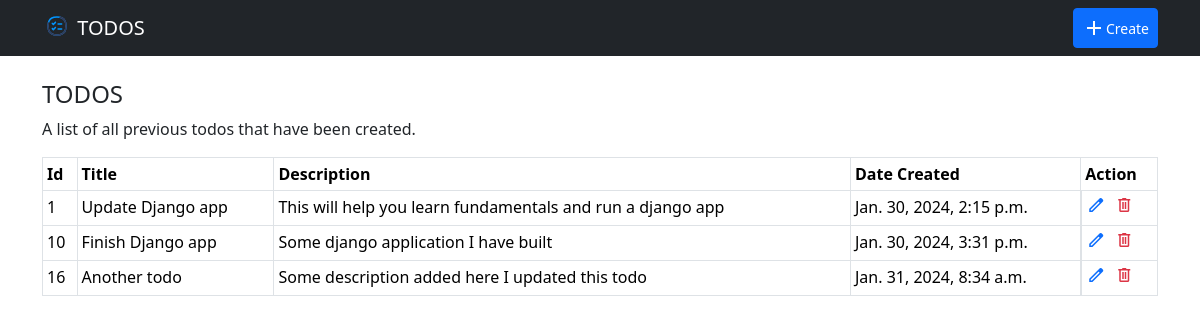
The page /todos/ on the database its author committed.
### todos/models.py (models this page shows)
class Todo(models.Model):
    title = models.CharField(max_length=255)
    description = models.TextField(max_length=8000)
    created_at = models.DateTimeField(default=timezone.now)

### todos/views.py (the view)
# urls.py: path('',views.index),
def index(request):
    todos = get_list_or_404(Todo)
    return render(request,"todos/home.html",{'todos':todos})

### todos/templates/todos/home.html (shortened to what this page needs)
{% extends "base.html" %}
{% block content %}
    <div class="row">
        <div class="col-12">
            <h4>TODOS</h4>
            <p>A list of all previous todos that have been created.</p>
        </div>
        <div class="col-12">
            <table class="table table-bordered table-sm">
                <thead>
                    <tr>
                        <th>Id</th>
                        <th>Title</th>
                        <th>Description</th>
                        <th>Date Created</th>
                        <th>Action</th>
                    </tr>
                </thead>
                <tbody>
                    {% for todo in todos %}
                        <tr>
                            <td>{{todo.id}}</td>
                            <td>{{todo.title}}</td>
                            <td>{{todo.description}}</td>
                            <td>{{todo.created_at}}</td>
                            <td class="hstack gap-2">
                                <a class="text-primary" href="{% url "todos:edit" todo.id %}" title="Edit todo"><span class="material-symbols-outlined fs-5">edit</span></a>
                                <a class="text-danger" href="#delete_modal_{{todo.id}}" data-bs-toggle="modal" data-bs-target="#delete_modal_{{todo.id}}" title="Delete todo"><span class="material-symbols-outlined fs-5">delete</span></a>
                            </td>
                        </tr>
                    {% endfor %}
                </tbody>
            </table>
        </div>
    </div>
{% endblock content %}

### templates/base.html (shortened to what this page needs)
{% load static %}
<!DOCTYPE html>
<html lang="en">
  <head>
    <link
      href="https://cdn.jsdelivr.net/npm/bootstrap@5.3.2/dist/css/bootstrap.min.css"
      rel="stylesheet"
    />
  </head>
  <body>
    <nav class="navbar bg-dark navbar-dark">
        <div class="container container-sm container-md container-lg ">
            <a class="navbar-brand" href="{% url "todos:home" %}">
            <img src="{% static "todos/images/logo.svg" %}" alt="Logo" width="30" height="24" class="d-inline-block align-text-top">
            TODOS
            </a>
            <div class="hstack justify-content-end col">
                <a class="btn btn-sm btn-primary hstack align-items-center" href="{% url "todos:create" %}">
                    <span class="material-symbols-outlined">add</span>
                    <span>Create</span>
                </a>
            </div>
        </div>
    </nav>
    <div class="container container-sm container-md container-lg mt-4">
      {% block content %}
      {% endblock %}
    </div>
  </body>
</html>

### rows shown on the page
Todo: id "1", title "Update Django app", description "This will help you learn fundamentals and run a django app", created_at "Jan. 30, 2024, 2:15 p.m."
Todo: id "10", title "Finish Django app", description "Some django application I have built", created_at "Jan. 30, 2024, 3:31 p.m."
Todo: id "16", title "Another todo", description "Some description added here I updated this todo", created_at "Jan. 31, 2024, 8:34 a.m."
